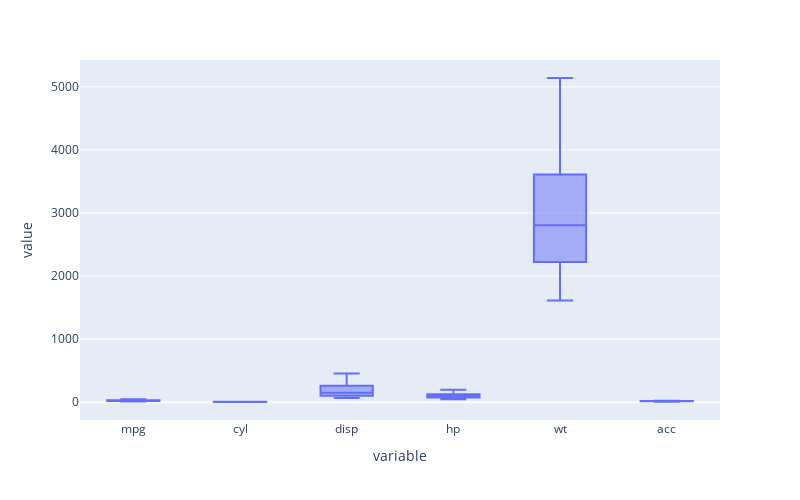

Notebook code cell kept with this figure:
### Code cell
def out(col):
    q25, q75 = np.percentile(col, 25), np.percentile(col, 75)
    iqr = q75 - q25
    
    # calculate the outlier cutoff
    cut_off = iqr * 1.5
    upper = q75 + cut_off
    lower = q25 - cut_off
    return upper,lower

for x in X_clus_train.columns:
    up,low = out(X_clus_train[x])
    X_clus_train[x]=np.where(X_clus_train[x]>up ,up,X_clus_train[x])
    X_clus_train[x]=np.where(X_clus_train[x]<low ,low,X_clus_train[x])
    
fig = px.box(X_clus_train)
fig.update_layout(
    autosize=False,
    width=800,
    height=500)
fig.show()

### Figure 1 — Plotly figure (JSON) as saved in the notebook; plotly's stock layout.template omitted (floating-point values rounded to 4 significant figures; data arrays with more than 128 entries replaced by an {"elided": "..."} marker saying what was removed)
{"data": [{"alignmentgroup": "True", "hovertemplate": "variable=%{x}<br>value=%{y}<extra></extra>", "legendgroup": "", "marker": {"color": "#636efa"}, "name": "", "notched": false, "offsetgroup": "", "orientation": "v", "showlegend": false, "type": "box", "x": {"elided": "2388 str values"}, "x0": " ", "xaxis": "x", "y": {"elided": "2388 float values"}, "y0": " ", "yaxis": "y"}], "layout": {"autosize": false, "boxmode": "group", "height": 500, "legend": {"tracegroupgap": 0}, "margin": {"t": 60}, "width": 800, "xaxis": {"anchor": "y", "domain": [0, 1], "title": {"text": "variable"}}, "yaxis": {"anchor": "x", "domain": [0, 1], "title": {"text": "value"}}}}
